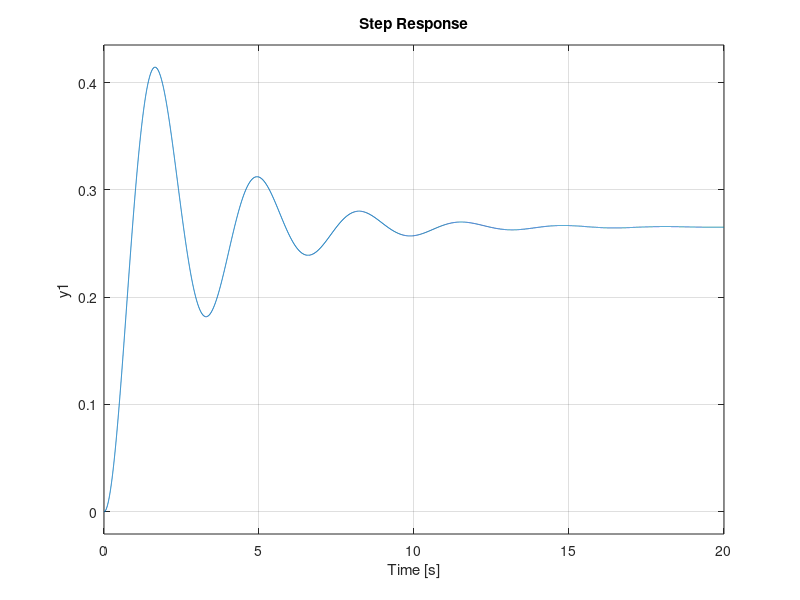
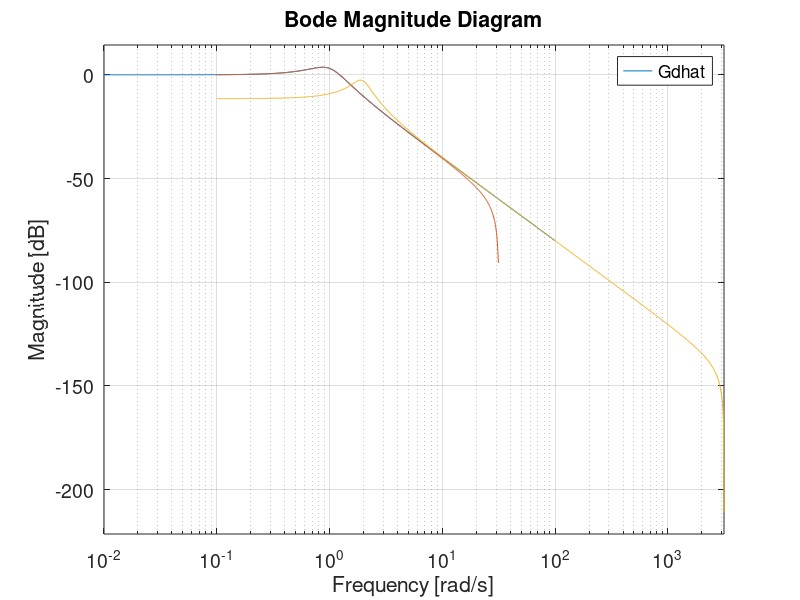

Here is the MATLAB script that generated these plots, in order: (Note: this script raises an error after producing the figures.)
close all; clear
s = tf('s')
G = 1/(s^2+0.7*s+1);
figure(1)
step(G,20)
set(gca,'fontsize',14)
axis([0 20 0 2])
hold on

figure(2)
bodemag(G)
set(gca,'fontsize',14)
hold on
grid on

for h = [1e-1  1e-3]
    Gd = c2d(G,h);
    [n,d]=tfdata(Gd,'v')
    rng(42)
    nhat = n.*(1 + 1e-6*randn(size(n)));
    dhat = d.*(1 + 1e-6*randn(size(n)));
    Gdhat = tf(nhat,dhat,h)
    figure(1)
    step(Gdhat,20);
    figure(2)
    bodemag(Gdhat);
end

figure(1)
lines = findobj(gcf,'Type','Line');
for i = 1:numel(lines)
  lines(i).LineWidth = 1.6;
end
%print -depsc toofast01.eps

figure(2)
lines = findobj(gcf,'Type','Line');
for i = 1:numel(lines)
  lines(i).LineWidth = 1.6;
end
%print -depsc toofast02.eps